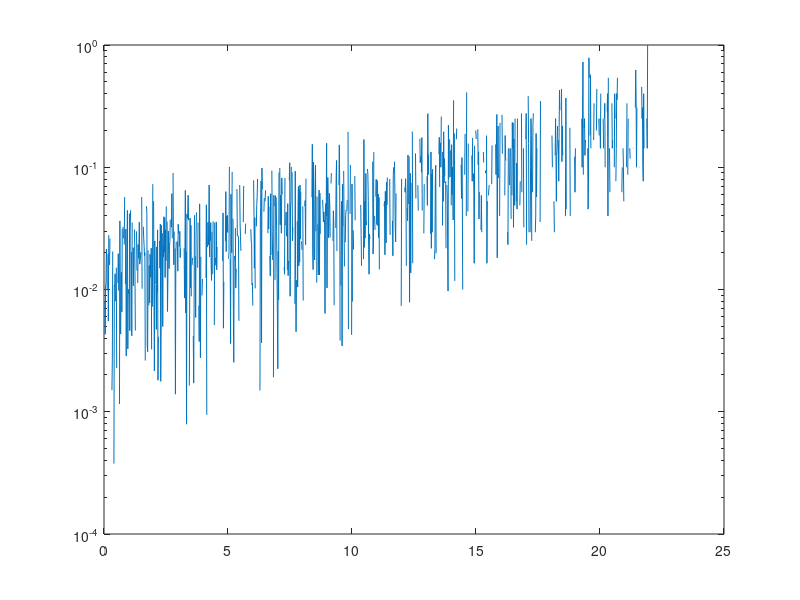

The MATLAB source for this figure: (Note: this script raises an error after producing the figure.)
%=================   Anisotropy Tool     =====================

% DESCRIPTION: This program loads your raw TRPL .dat files, performs a
% deconvolution, and uses the anisotropy equation to build the anisotropy curve.

% INSTRUCTIONS: Place this program within the folder containing your
% lifetime .dat files. It will load in ALL .dat files.

%Don't normalize, add the g factors

%=====STEP 1: Importing Deconvoluted Intensities=====
load("lifetimeAnalysisVariables.mat");

paraIn1 = experimentalDataAllMaxToMin{2};
perpIn1 = experimentalDataAllMaxToMin{1};

anisotropy = (paraIn1-perpIn1)./(paraIn1+2*perpIn1);

figure(1)
semilogy(xAxis,anisotropy);

[fitresult, gof2, xData, yData] = createFit(xAxis, ...
    anisotropy);
fitCoefficients = coeffvalues(fitresult);
goodnessOfFitTemp = gof2.rsquare;
rotCorrel = 1/fitCoefficients(1,2)


paraIn2 = experimentalDataAllMaxToMin{5};
perpIn2 = experimentalDataAllMaxToMin{4};

anisotropy2 = (paraIn2-perpIn2)./(paraIn2+2*perpIn2);
figure(2)
plot(xAxis,anisotropy2)